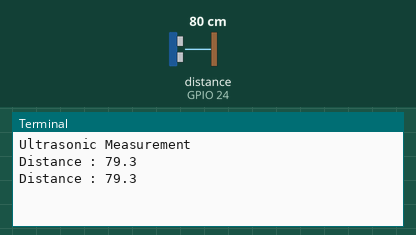
A program run on a simulated Raspberry Pi (BCM pin numbers). Parts: the last lines printed to the terminal. The inputs (shaded band) are chosen by the test bench; at power-on: distance to the obstacle (sensor on GPIO 24) 80 cm. The echo pulse lasts 58.3 µs per cm; the clock reads 2024-03-15 10:24:30 at power-on unless the program sets it.

Above: at 1.7 s.
1.8 s: distance to the obstacle (sensor on GPIO 24) set to 2 cm
At 3.1 s:
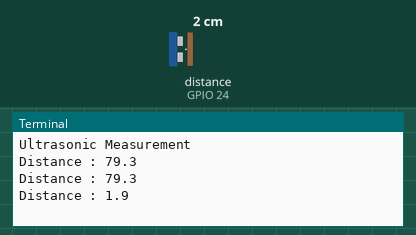
3.3 s: distance to the obstacle (sensor on GPIO 24) set to 4 cm
At 4.3 s:
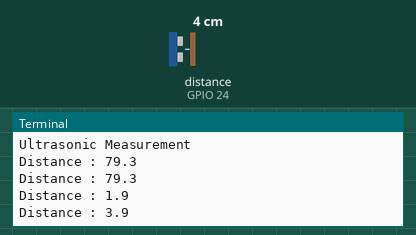
Timing chart, 0 to 6.3 s (numbered marks = the images above; inputs shaded):
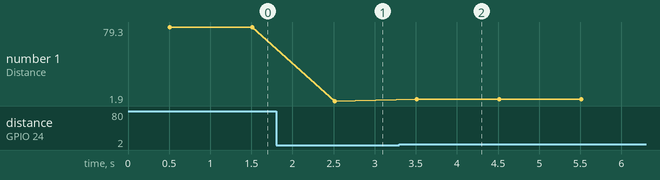

Measured:
- after the input at 1.8 s, the terminal: prints a new line after 0.71 s (image 1)
- after the input at 3.3 s, the terminal: prints a new line after 0.21 s (image 2)
- plotted number 1: 79.3 → 1.9 after the input at 1.8 s, 1.9 → 3.9 after the input at 3.3 s

The program:

ultrasonic_2.py
```python
#!/usr/bin/python
#+-+-+-+-+-+-+-+-+-+-+-+-+-+-+-+-+-+-+-+-+-+
#|R|a|s|p|b|e|r|r|y|P|i|-|S|p|y|.|c|o|.|u|k|
#+-+-+-+-+-+-+-+-+-+-+-+-+-+-+-+-+-+-+-+-+-+
#
# ultrasonic_1.py
# Measure distance using an ultrasonic module
#
# Author : Matt Hawkins
# Date   : 09/01/2013

# Import required Python libraries
import time
import RPi.GPIO as GPIO

# Use BCM GPIO references
# instead of physical pin numbers
GPIO.setmode(GPIO.BCM)

# Define GPIO to use on Pi
GPIO_TRIGGER = 23
GPIO_ECHO = 24

print "Ultrasonic Measurement"

# Set pins as output and input
GPIO.setup(GPIO_TRIGGER,GPIO.OUT)  # Trigger
GPIO.setup(GPIO_ECHO,GPIO.IN)      # Echo

# Set trigger to False (Low)
GPIO.output(GPIO_TRIGGER, False)

# Allow module to settle
time.sleep(0.5)

while(True):
    # Send 10us pulse to trigger
    GPIO.output(GPIO_TRIGGER, True)
    time.sleep(0.00001)
    GPIO.output(GPIO_TRIGGER, False)
    start = time.time()
    while GPIO.input(GPIO_ECHO)==0:
      start = time.time()

    while GPIO.input(GPIO_ECHO)==1:
      stop = time.time()

    # Calculate pulse length
    elapsed = stop-start

    # Distance pulse travelled in that time is time
    # multiplied by the speed of sound (cm/s)
    distance = elapsed * 34000

    # That was the distance there and back so halve the value
    distance = distance / 2

    print "Distance : %.1f" % distance
    time.sleep(1)

# Reset GPIO settings
GPIO.cleanup()
```
